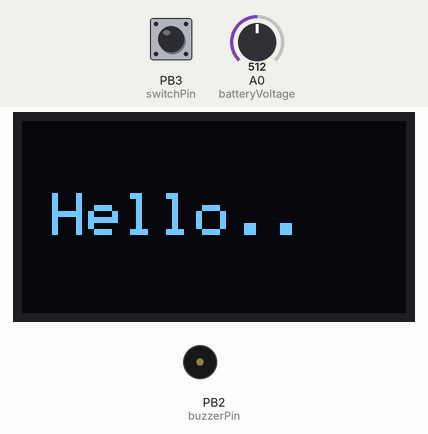
Simulated run of this sketch. Board: ATtiny85, built with avr-gcc and run on an emulated ATtiny85. Parts: 128×64 one-colour display, buzzer (waves = sounding, pin HIGH). The inputs (shaded band) are chosen by the test bench; at power-on: PB3 (switchPin) HIGH, A0 (batteryVoltage) = 512. What the sketch prints to the serial monitor is not drawn.

Above: at 1.1 s.
At 4.3 s:
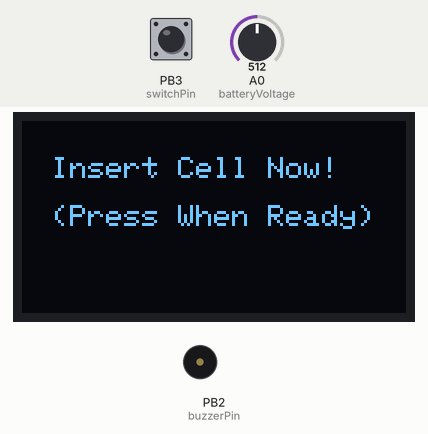
4.4 s: PB3 (switchPin) pulled LOW for 0.15 s
At 5.4 s:
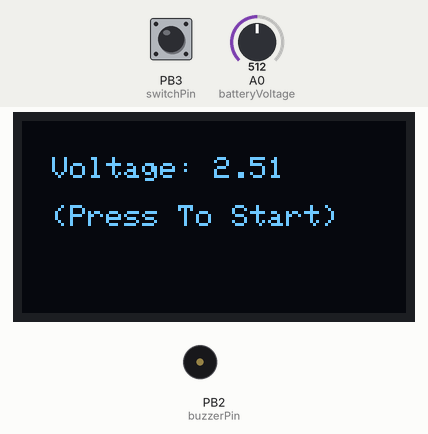
6.0 s: PB3 (switchPin) pulled LOW for 1 s
At 10.0 s:
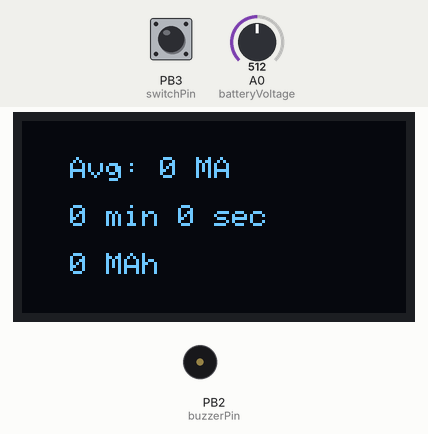
Timing chart, 0 to 11.5 s (numbered marks = the images above; inputs shaded):
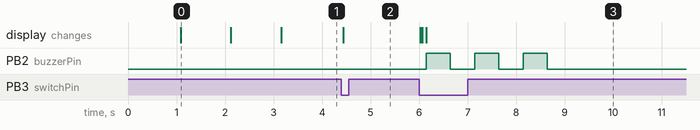

Measured:
- after the input at 4.4 s, the display: changes at once (image 2)
- after the input at 6.0 s, PB2 (buzzerPin): alternates HIGH for 0.50 s and LOW for 0.50 s, 6 changes in all, then stays LOW, starting after 0.14 s; the display: first changes at once (image 3 shows a later state)
- what the display in image 0 shows lasts 1.0 s, from 1.1 s to 2.1 s

The sketch:

checker_18.ino
```cpp
/*
    Lithium Ion Cell Capacity Checker - Version 1
    Release Date 28/04/2018.
    Written By Antony Cartwright BSc (Hons).
    www.electronicsandcode.co.uk
    www.youtube.com/antonycartwright

    If you decide to remake this, you'll need to calibrate it properly.
    Pay extra attention to the contacts of the cell holder as these have a somewhat high resistance. Under load, these can cause a voltage drop.
    Choose whichever load resistors you find most appropriate for your cells. Try to discharge cells at 1C.
    So for example, if you think your cells are probably 1000mah, try to keep discharge amperage at around 1A.
    Doing very heavy discharges can damage your cells.

    The capacitor may not be 100% necessary. I added it because it seemed to stabilise the internal reference calcs.

    NOTE: The device seems to need 30-60 seconds to warm up on start, otherwise the ADC can be a little bit out.
*/

#include <SPI.h>
#include <Adafruit_SSD1306.h>

#define OLED_RESET 9
#define OLED_CS    10
#define OLED_MOSI   11
#define OLED_DC    12
#define OLED_CLK   13

#define buzzerPin 2         // Triggers the buzzer.
#define switchPin 3         // Pin to detect Uuser input.
#define drainingLedPin 4    // Triggers the red 'draining' LED.
#define completeLedPin 5    // Triggers the green 'complete' LED.
#define standbyLedPin 6     // Triggers the blue 'standby' LED.
#define mosfetPin 7         // Triggers the load MOSFET.
#define batteryVoltage A0   // Pin for reading battery voltage.
#define preLoadVoltage A1   // Pin for reading pre-load voltage.
#define postLoadVoltage A2  // Pin for reading post-load voltage.

Adafruit_SSD1306 display(OLED_MOSI, OLED_CLK, OLED_DC, OLED_RESET, OLED_CS);

const float loadResistance = 1.65;      //Your load resistance here.
const float terminalResistance = 0.011; //I explain this later on.
const int internalReferenceAdjust = 20; //You'll need to calibrate your Arduino. I'll probably explain in a video.
const float groundDiff = 0.003;

float mvpc;                             //Millivolts per ADC count - this is refreshed continuously.
float sumAmperage;                      //Stores the ongoing sum of drainage.
byte currentMenu = 1;                   //Start on menu 1.
bool previousSwitchState = HIGH;        //Stores the previous switch state so that it can detect a change.

unsigned long drainStartMillis = 0;     //Time the sampling started.
unsigned long drainStopMillis = 0;      //Time the sampling ended.

unsigned long lastDrainSample = 0;      //Last drain sample.
const int drainSampleInterval = 1000;   //Drain sample interval. Don't change.

unsigned long lastVCCSet = 0;           //Time the mvpc var was last updated.
const int updateVCCInterval = 1000;     //mvpc update interval.

unsigned long currentTime;              //Stores the current time since Arduino started.

void setup() {

  Serial.begin(115200);

  Serial.println("Started!");

  display.begin(SSD1306_SWITCHCAPVCC);

  display.clearDisplay();

  pinMode(mosfetPin, OUTPUT);
  pinMode(completeLedPin, OUTPUT);
  pinMode(drainingLedPin, OUTPUT);
  pinMode(standbyLedPin, OUTPUT);
  pinMode(switchPin, INPUT_PULLUP);
  pinMode(batteryVoltage, INPUT);
  pinMode(preLoadVoltage, INPUT);
  pinMode(postLoadVoltage, INPUT);
  pinMode(buzzerPin, OUTPUT);

  //Turn the blue light on.
  standbyPinOn(true);

  display.setTextSize(2);
  display.setTextColor(WHITE);

  //Make the welcome message appear on screen.
  printHello("Hello.");
  printHello("Hello..");
  printHello("Hello...");

  displayMenuOne();
}

void printHello(String message) {
  display.setCursor(10, 24);
  display.println(message);
  display.display();
  delay(1000);
}

void standbyPinOn(bool on) {
  digitalWrite(standbyLedPin, on);

  if (on) {
    //If this LED is on, the others should be off.
    drainingPinOn(false);
    completedPinOn(false);
  }
}

void drainingPinOn(bool on) {
  digitalWrite(drainingLedPin, on);

  if (on) {
    //If this LED is on, the others should be off.
    standbyPinOn(false);
    completedPinOn(false);
  }
}

void completedPinOn(bool on) {
  digitalWrite(completeLedPin, on);

  if (on) {
    //If this LED is on, the others should be off.
    standbyPinOn(false);
    drainingPinOn(false);
  }
}

void turnLoadOn(bool on) {

  //The function which controls the driving of the mosfet.

  if (on)
  {
    drainStartMillis = millis();
  } else {
    drainStopMillis = millis();
  }

  drainingPinOn(on);
  digitalWrite(mosfetPin, on);
}

void displayMenuOne() {

  //This function draws the static content of menu 1.
  //Menu 1 contains only static content.
  //This is the main screen.

  display.clearDisplay();

  currentMenu = 1;

  display.setTextSize(1);
  display.setCursor(10, 12);
  display.println(F("Insert Cell Now!"));
  display.setCursor(10, 28);
  display.println(F("(Press When Ready)"));
  display.display ();
}

void displayMenuTwo() {

  //This function draws the static content of menu 2.
  //Menu 2 contains only static content.
  //This shows the initial battery voltage.

  display.clearDisplay();

  currentMenu = 2;

  display.setTextSize(1);
  display.setCursor(10, 12);
  display.println("Voltage: " + String(analogRead(batteryVoltage) * mvpc / 1000));
  display.setCursor(10, 28);
  display.println(F("(Press To Start)"));
  display.display();
}

void displayMenuThree() {

  //This function draws the static content of menu 3.
  //Menu 3 contains only static content.
  //This shows a message saying 'cell under voltage'.

  display.clearDisplay();

  currentMenu = 3;

  display.setTextSize(1);
  display.setCursor(10, 12);
  display.println(F("Cell Under Voltage!"));
  display.setCursor(10, 28);
  display.println(F("(Press To Return)"));
  display.display();
}

void displayMenuFour() {

  //This function draws the static content of menu 4.
  //Menu 4 contains static and non-static content.
  //This is what I call the drain screen. It gets updated every second by the loop.

  display.clearDisplay();
  display.display();

  currentMenu = 4;

  sumAmperage = 0;

  turnLoadOn(true);

  display.setCursor(16, 12);
  display.println(F("Voltage: "));

  display.setCursor(16, 28);
  display.println(F("Amperage: "));

  display.setCursor(16, 44);
  display.println(F("Duration: "));
}

void displayMenuFive() {

  //This function draws the static content of menu 5.
  //Menu 5 contains only static content.
  //This shows the summary of the cell.

  display.clearDisplay();

  currentMenu = 5;

  turnLoadOn(false);

  unsigned long durationMillis = drainStopMillis - drainStartMillis;                        //Amount fo time the test run for.
  unsigned int durationTotalSeconds = durationMillis / 1000;                                //Same as above but now in seconds.
  unsigned int durationMinutes = durationTotalSeconds / 60;                                 //Same as above but in minutes.
  unsigned int durationSeconds = durationTotalSeconds - (durationMinutes * 60);             //Amount of seconds remaining after calculating total minutes.

  completedPinOn(true);

  float avgAmperage = sumAmperage / (float)durationTotalSeconds;                            //Find the mean drain amperage. (1 sample per second).

  display.setCursor(16, 12);
  display.println("Avg: " + String(int(avgAmperage * 1000)) + " MA");                       //Display average amperage throughout test.

  display.setCursor(16, 28);
  display.println(String(durationMinutes) + " min " + String(durationSeconds) + " sec");    //Display user friendly minutes and seconds.

  display.setCursor(16, 44);

  float durationHours = (float)durationTotalSeconds / (float)3600;                          //MAh means milliamp hour, so we need to work with hours. 3600 seconds in an hour.
  unsigned int mah = durationHours * avgAmperage * 1000;                                    //The actual MAh calculation, x 1000 to convert A into MA.

  display.println(String(mah) + " MAh");

  display.display();
}

void loop() {

  currentTime = millis();

  if (currentTime > lastVCCSet + updateVCCInterval) {
    //If a VCC check is required, then do it now.
    setMvpc();
    lastVCCSet = currentTime;
  }

  //Check for user input here.
  bool currentSwitchState = digitalRead(switchPin);
  if (currentSwitchState == LOW && previousSwitchState == HIGH) {
    //A button has been pressed, but which menu was it pressed in?

    switch (currentMenu) {

      case 1:
        //Menu 1 - Insert cell
        //A press here indicates 'move to next menu'.
        if (analogRead(batteryVoltage) * mvpc >= 3)
        {
          //Battery over 3v, then proceed.
          displayMenuTwo();
        } else {
          //Not over 3v? Deny proceed - Go to menu 3 instead.
          displayMenuThree();
        }
        break;

      case 2:
        //Menu 2 - Voltage is xxx
        //If we get input here, it's when the user wants to proceed. We've check the voltage, and it's over 3v.
        //Proceed to the drain screen.
        displayMenuFour();
        break;

      case 3:
        //Menu 3 - Cell no good.
        //When user inputs here, go back to menu 1.
        displayMenuOne();
        break;

      case 4:
        //Menu 4 - Main Drain Screen.
        //This is the main drain screen - input here means 'abandon' task and go to the summary.
        //Proceed with the abandonment.
        displayMenuFive();
        break;

      case 5:
        //Menu 5 - Summary.
        //Input here means return to the main screen.
        //Proceed.
        standbyPinOn(true);
        displayMenuOne();
        break;
    }
  }
  previousSwitchState = currentSwitchState;

  //If we're on screen 4, then there is automatic sampling to do.
  if (currentMenu == 4) {
    if (currentTime > lastDrainSample + drainSampleInterval) {
      //A sample is due.
      DrainScreenSample(); //Take a sample.
      lastDrainSample = currentTime;
    }
  }

  delay(5);
}

void DrainScreenSample() {

  //Draw a big black rectangle over the old details. Lazy or what? Lol.
  display.fillRect(92, 0, 32, 64, BLACK);

  display.display();

  //Do inital battery voltage calculation. This will be redone in a sec.
  float bv = (analogRead(batteryVoltage) * mvpc) / 1000;
  Serial.println("BV: " + String(bv));

  //Get the pre-load volatge.
  float prlv = (analogRead(preLoadVoltage) * mvpc) / 1000;
  Serial.println("PrLV: " + String(prlv));

  //Get the post-load volatge.
  float polv = (analogRead(postLoadVoltage) * mvpc) / 1000;
  Serial.println("PoLV: " + String(polv));

  //Now we have the pre and post, we can calculate the voltage drop over the load.
  float vDrop = prlv - polv;
  Serial.println("VDrop: " + String(vDrop));

  //Now we know the voltage drop AND the resistance of the load, we can detect amperage over the drain loop.
  float amperage = vDrop / loadResistance;
  Serial.println("Amperage: " + String(amperage));

  //When under heavy loads, the terminals of the cell holders have a large voltage drop due to their resistance (poor quality).
  //Due to the way in which they've been designed, when we want to detect voltage, we have to also experience the voltage drop because it's being used by the load too.
  //This affects our measurements a little bit. I've worked out that the resistance of each terminal is 0.011Ω for my particular cell holder. Yours might be different.
  //The voltage drop across the terminals will be variable. It depends on the amount of amperage flowing across them. I calculate the drop below:

  float terminalVDrop = amperage * terminalResistance;
  Serial.println("Terminal VDrop: " + String(terminalVDrop));

  //In my design, there is also a difference between the cell cathode and Arduino ground. I've not investigated why this is the case, but it's approx 3mv.

  Serial.println("Ground Difference: " + String(groundDiff));

  //So now we have the details, let's adjust the cell voltage by adding on the extra voltage drops which the polling can't detect.

  bv += (terminalVDrop * 2) + groundDiff;
  Serial.println("BV: " + String(bv));

  Serial.println("- - - - - - - - - -");

  //To calculate the mean amperage, we just add all the samples together to start with.
  //We then divide by the amount of samples later on in the summary screen.

  sumAmperage += amperage;

  display.setTextColor(WHITE);

  display.setCursor(92, 12);
  display.println(String(bv));

  display.setCursor(92, 28);
  display.println(String(amperage));

  int currentTime2 = currentTime / 1000;                      //Details in seconds, not milliseconds - it's for a user to see.
  int drainStartMillis2 = drainStartMillis / 1000;            //Same as above.

  display.setCursor(92, 44);
  display.println(String(currentTime2 - drainStartMillis2));  //Print the time taken so far, in seconds.

  display.display();

  if (prlv <= 3) {
    //If the battery has drained (<=3v), then end the drain, and move to the next screen.
    displayMenuFive();
    buzz();
  }
}

void buzz() {
  //Do three beeps!
  for (int i = 0; i < 3; i++) {
    digitalWrite(buzzerPin, HIGH);
    delay(500);
    digitalWrite(buzzerPin, LOW);
    delay(500);
  }
}

void setMvpc() {
  // Read 1.1V reference against AVcc
  // set the reference to Vcc and the measurement to the internal 1.1V reference
#if defined(__AVR_ATmega32U4__) || defined(__AVR_ATmega1280__) || defined(__AVR_ATmega2560__)
  ADMUX = _BV(REFS0) | _BV(MUX4) | _BV(MUX3) | _BV(MUX2) | _BV(MUX1);
#elif defined (__AVR_ATtiny24__) || defined(__AVR_ATtiny44__) || defined(__AVR_ATtiny84__)
  ADMUX = _BV(MUX5) | _BV(MUX0);
#elif defined (__AVR_ATtiny25__) || defined(__AVR_ATtiny45__) || defined(__AVR_ATtiny85__)
  ADMUX = _BV(MUX3) | _BV(MUX2);
#else
  ADMUX = _BV(REFS0) | _BV(MUX3) | _BV(MUX2) | _BV(MUX1);
#endif

  delay(2); // Wait for Vref to settle
  ADCSRA |= _BV(ADSC); // Start conversion
  while (bit_is_set(ADCSRA, ADSC)); // measuring

  uint8_t low  = ADCL; // must read ADCL first - it then locks ADCH
  uint8_t high = ADCH; // unlocks both

  long result = (high << 8) | low;

  result = (1125300L / result) + internalReferenceAdjust; // Calculate Vcc (in mV); 1125300 = 1.1*1023*1000

  Serial.println("VCC: " + String(result) + "mV");

  float deviceVoltage = (float)result / (float)1000;
  Serial.println("VCC: " + String(deviceVoltage, 3) + "V");

  //We need to know the amount of millivolts per ADC count, so that we can read in meaningful voltages accurately.

  mvpc = (float)result / (float)1024;
  Serial.println("MVPC: " + String(mvpc, 3) + "mV");

  Serial.println("----------");
}
```
